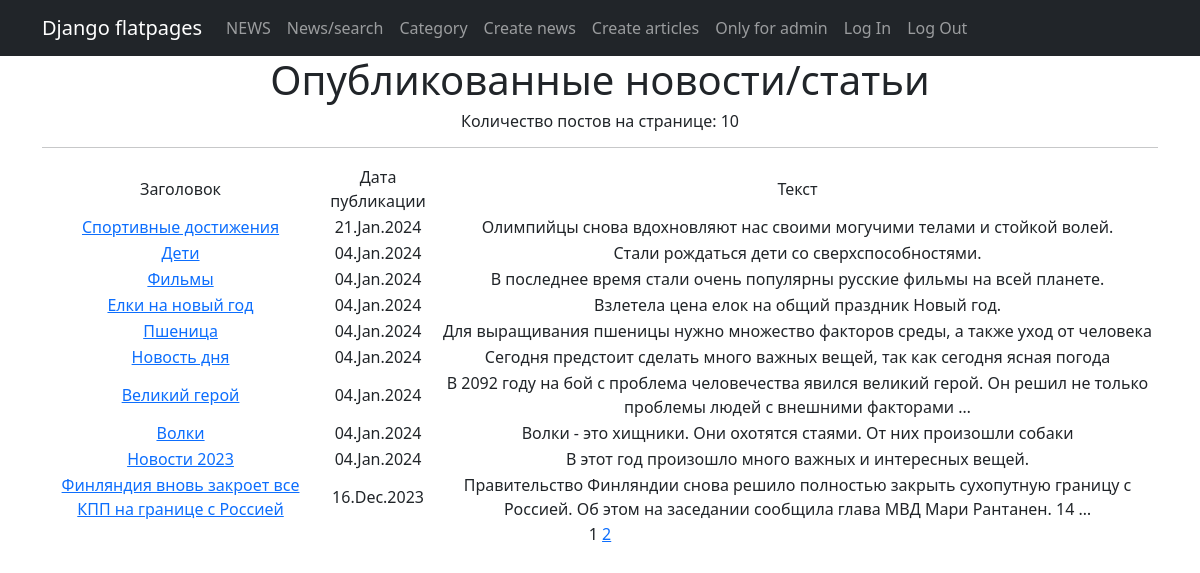
Page /news/ (signed in) on the earlier database version.
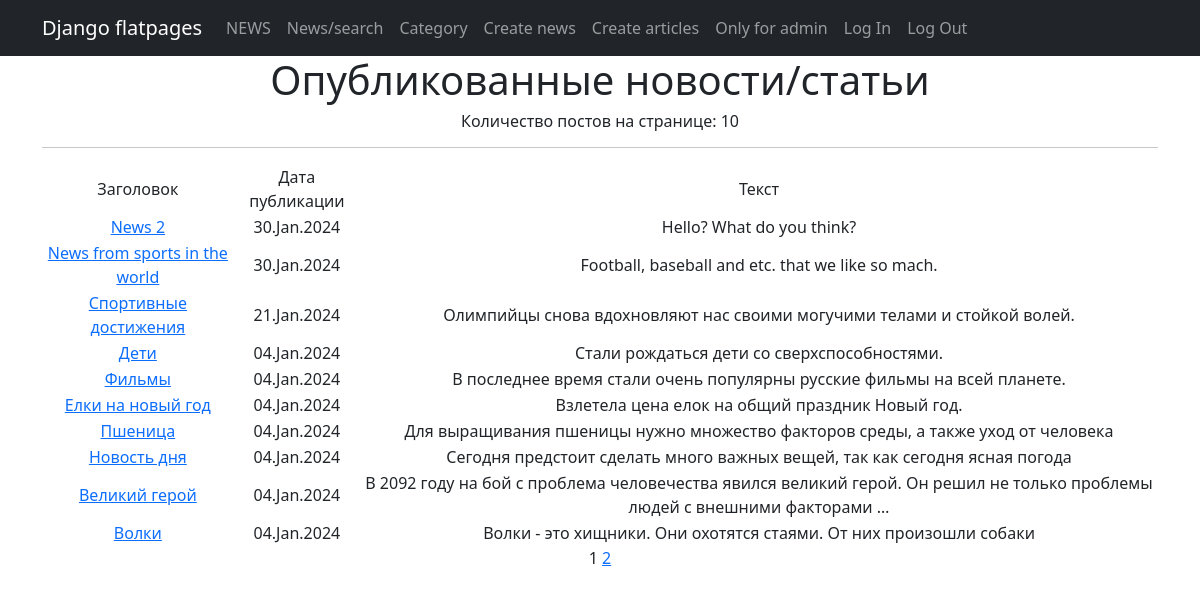
Same page on the later database version.
### news/models.py (models this page shows, shortened)
class Post(models.Model):
    author = models.ForeignKey(Author, on_delete=models.CASCADE, verbose_name='Автор')
    position = models.CharField(max_length=2,
                                choices=POSITIONS,
                                default=news)
    time_create = models.DateTimeField(auto_now_add=True)
    category = models.ManyToManyField(Category, through='PostCategory', verbose_name='Категория')
    title = models.CharField(max_length=255, verbose_name='Заголовок')
    text = models.TextField(verbose_name='Контент')
    rating = models.IntegerField(default=0)
    def get_absolute_url(self):
        return reverse(
            'news:post_detail',
            args=[self.id]
            )

### news/views.py (the view)
# urls.py: path('', cache_page(60)(PostsList.as_view()), name='posts_list'),
class PostsList(LoginRequiredMixin, ListView):
    model = Post
    ordering = '-time_create'
    template_name = 'posts.html'
    context_object_name = 'posts'
    paginate_by = 10
    def get_context_data(self, **kwargs: Any) -> dict[str, Any]:
        context = super().get_context_data(**kwargs)
        context['is_not_author'] = not self.request.user.groups.filter(name = 'authors').exists()
        return context

### news/templatetags/custom_filter.py (called while the page is built)
@register.filter()
def censor(text):
    if isinstance(text, str):
        text1 = []
        for string in text.split():
            for string_not in STRING_NOT:
                if string.lower().startswith(string_not[:-4]):
                    if string[-1] in ZNAKI:
                        string = string[0] + '*' * len(string[1:-1]) + string[-1]
                    else:
                        string = string[0] + '*' * len(string[1:-1])
            text1.append(string)
    else:
        raise TypeError
    return " ".join(text1)

### templates/posts.html (shortened to what this page needs)
{% extends 'flatpages/default.html' %}
{% load custom_filter %}
{% block content %}
<h1>Опубликованные новости/статьи</h1>
<h6>Количество постов на странице: {{ posts|length }}</h6>
<hr>
{% if posts %}
<table>
    <tr>
        <td>Заголовок</td>
        <td>Дата публикации</td>
        <td>Текст</td>
    </tr>
    {% for post in posts %}
    <tr>
        <td><a href="{{ post.get_absolute_url }}">{{ post.title|censor }}</a></td>
        <td>{{ post.time_create|date:'d.M.Y' }}</td>
        <td>{{ post.text|truncatewords:20|censor }}</td>
    </tr>
    {% endfor %}
</table>
{% else %}
<h2>Товаров нет!</h2>
{% endif %}
{{ page_obj.number }}
{% if page_obj.has_next %}
<a href="?page={{ page_obj.next_page_number }}">{{ page_obj.next_page_number }}</a>
{% endif %}
{% endblock content %}

Differences in the rows shown:
no longer on this page (row unchanged): Post: title|censor "Новости 2023", time_create "04.Jan.2024", text|censor "В этот год произошло много важных и интересных вещей."
no longer on this page (row unchanged): Post: title|censor "Финляндия вновь закроет все КПП на границе с Россией", time_create "16.Dec.2023", text|censor "Правительство Финляндии снова решило полностью закрыть сухопутную границу с Россией. Об этом на заседании сообщила глава МВД Мари Рантанен. 14 …"
added Post: title|censor "News 2", time_create "30.Jan.2024", text|censor "Hello? What do you think?"
added Post: title|censor "News from sports in the world", time_create "30.Jan.2024", text|censor "Football, baseball and etc. that we like so mach."
